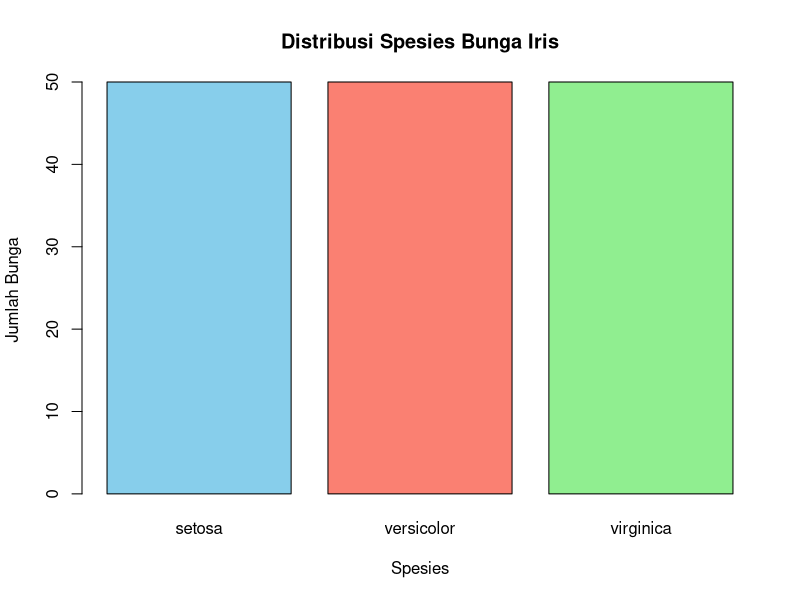
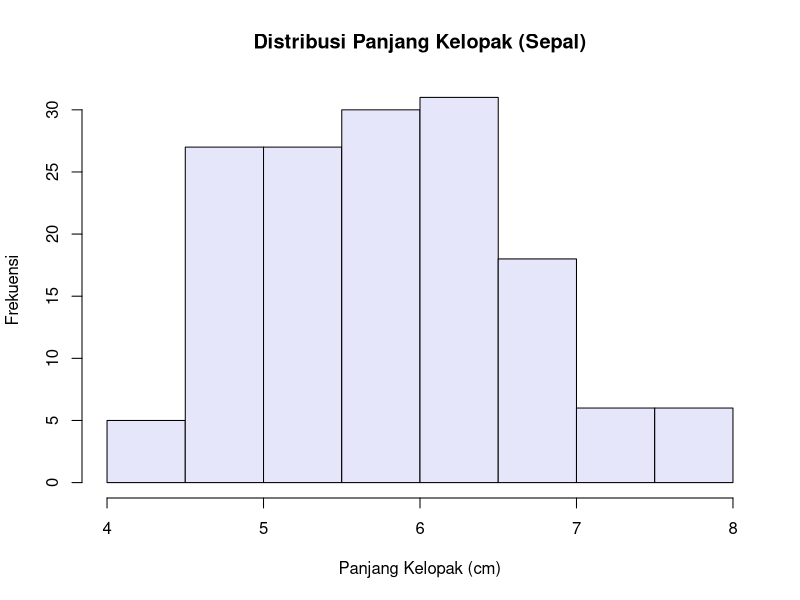
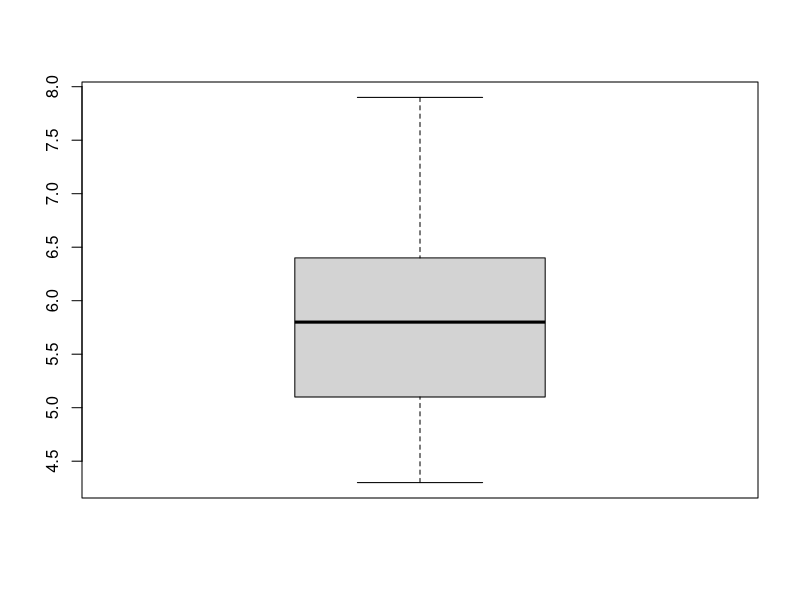
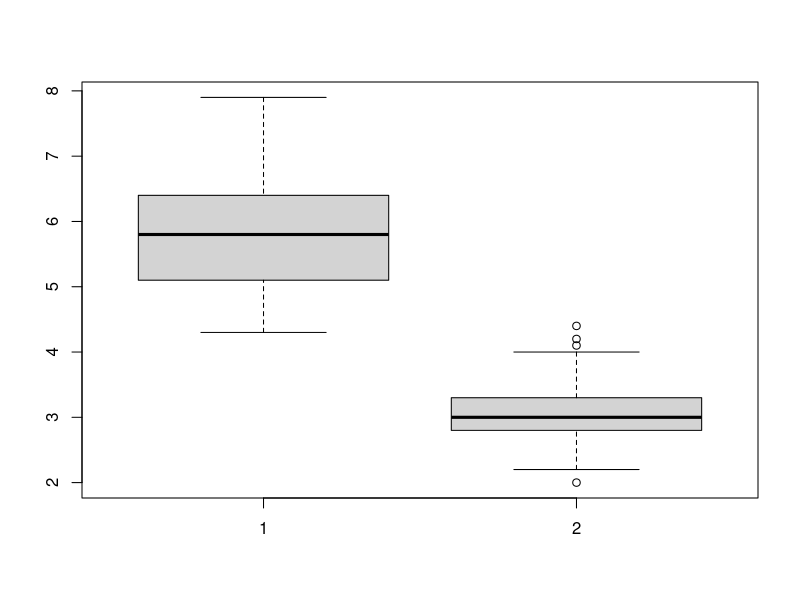
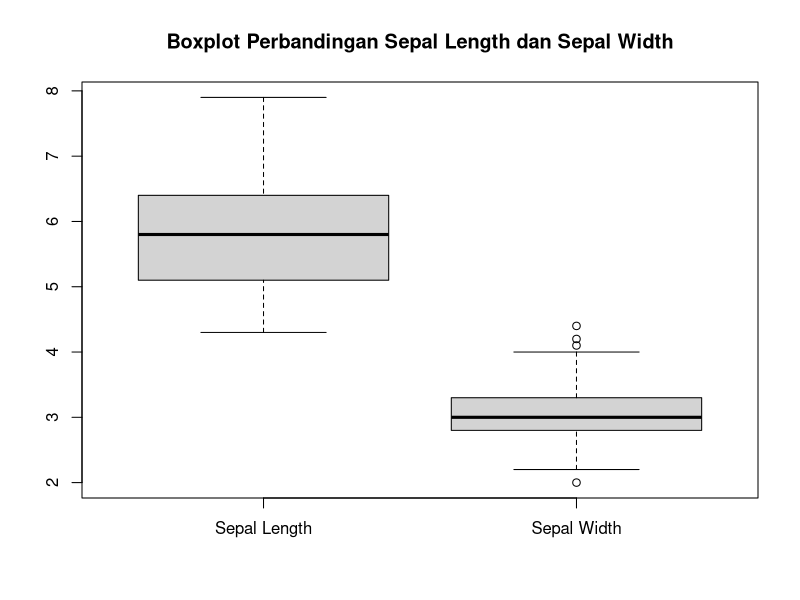
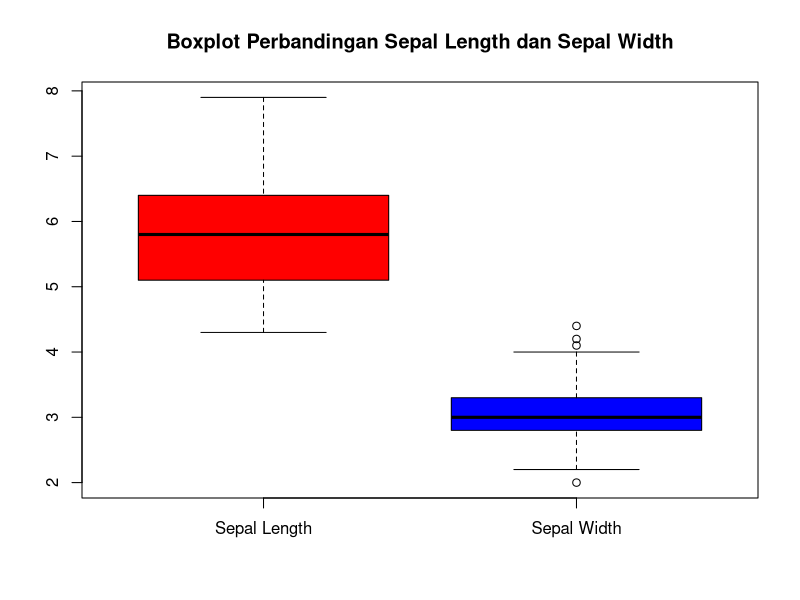
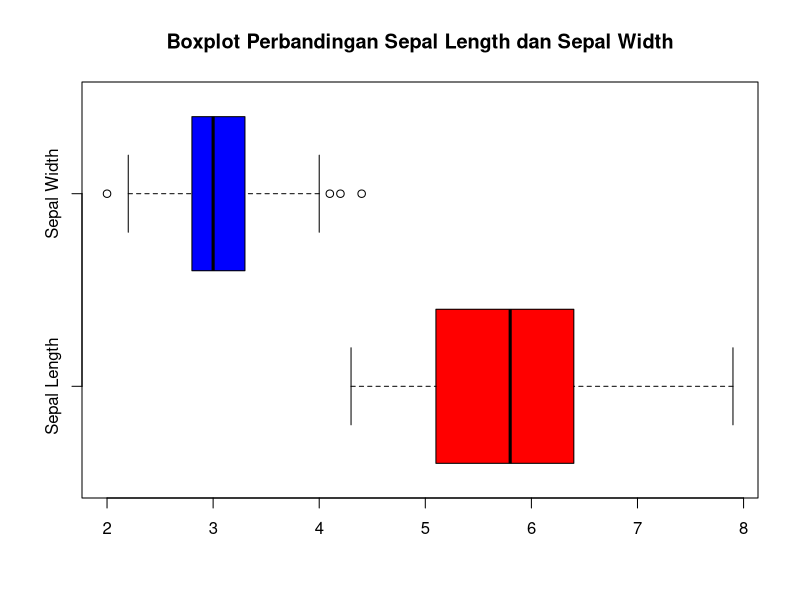
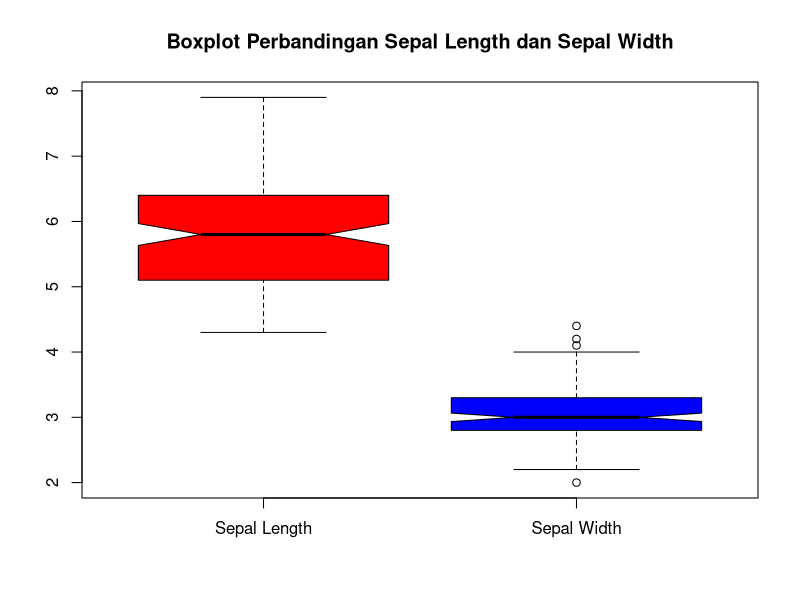

Recreate these plots in R, in order.
## ---- chunk 1
# Operasi dasar
2 * (5 + 3)

# Menyimpan hasil ke variabel
lebar_kelopak <- 2.5
panjang_kelopak <- 4.5
luas_kelopak <- lebar_kelopak * panjang_kelopak
luas_kelopak
## ---- chunk 2
# Vector berisi data numerik (lebar kelopak dari 3 bunga)
kumpulan_lebar <- c(2.5, 3.1, 2.8)
kumpulan_lebar

# Vector berisi data teks/karakter (nama spesies)
kumpulan_spesies <- c("setosa", "versicolor", "virginica")
kumpulan_spesies
## ---- chunk 3
# Memuat dataset (sebenarnya sudah aktif, tapi ini cara memastikannya)
data("iris")

# Melihat 6 baris pertama dari data
head(iris)
## ---- chunk 4
# Melihat struktur data: jumlah baris, kolom, nama kolom, dan tipe datanya
str(iris)
## ---- chunk 5
summary(iris)
## ---- chunk 6
# Rata-rata panjang kelopak (Sepal.Length)
mean(iris$Sepal.Length)

# Standar deviasi panjang kelopak
sd(iris$Sepal.Length)

# Nilai minimum dan maksimum
min(iris$Sepal.Length)
max(iris$Sepal.Length)
## ---- chunk 7
# Membuat data frame baru yang hanya berisi spesies 'virginica'
iris_virginica <- subset(iris, Species == "virginica")

# Melihat 6 baris pertama dari data baru kita
head(iris_virginica)
## ---- chunk 8
# Membuat data frame baru yang hanya berisi bunga dengan Sepal.Length > 7.0
iris_panjang <- subset(iris, Sepal.Length > 7.0)

# Melihat hasilnya
iris_panjang
## ---- chunk 9
tabel_spesies <- table(iris$Species)
tabel_spesies
## ---- chunk 10
barplot(tabel_spesies, 
        main = "Distribusi Spesies Bunga Iris",
        xlab = "Spesies",
        ylab = "Jumlah Bunga",
        col = c("skyblue", "salmon", "lightgreen"))
## ---- chunk 11
hist(iris$Sepal.Length,
     main = "Distribusi Panjang Kelopak (Sepal)",
     xlab = "Panjang Kelopak (cm)",
     ylab = "Frekuensi",
     col = "lavender")
## ---- chunk 12
df1 <- iris
## ---- chunk 13
boxplot(df1$Sepal.Length) #1 variabel
## ---- chunk 14
boxplot(df1$Sepal.Length, df1$Sepal.Width) #2 variabel atau lebih
## ---- chunk 15
boxplot(df1$Sepal.Length, df1$Sepal.Width,
        main = "Boxplot Perbandingan Sepal Length dan Sepal Width",
        names = c("Sepal Length", "Sepal Width")) #tambahkan judul dan xlabel
## ---- chunk 16
boxplot(df1$Sepal.Length, df1$Sepal.Width,
        main = "Boxplot Perbandingan Sepal Length dan Sepal Width",
        names = c("Sepal Length", "Sepal Width"),
        col = c("red", "blue")) #ganti warna
## ---- chunk 17
boxplot(df1$Sepal.Length, df1$Sepal.Width,
        main = "Boxplot Perbandingan Sepal Length dan Sepal Width",
        names = c("Sepal Length", "Sepal Width"),
        col = c("red", "blue"),
        horizontal = TRUE) #rotate jadi horizontal
## ---- chunk 18
boxplot(df1$Sepal.Length, df1$Sepal.Width,
        main = "Boxplot Perbandingan Sepal Length dan Sepal Width",
        names = c("Sepal Length", "Sepal Width"),
        col = c("red", "blue"),
        notch = TRUE) # jadi "mengerucut" di sekitar median
## ---- chunk 19
boxplot(df1$Sepal.Length ~ df1$Species)
## ---- chunk 20
boxplot(Sepal.Length ~ Species, data = df1)
## ---- chunk 21
boxplot(df1$Sepal.Length ~ df1$Species, 
        main = "Perbandingan Sepal Length berdasarkan Species",
        xlab = "Species",
        ylab = "Sepal Length",
        col = c("blue","yellow","red"))
## ---- chunk 22
plot(df1)
## ---- chunk 23
plot(df1$Sepal.Length, df1$Sepal.Width)
## ---- chunk 24
plot(df1$Sepal.Length, df1$Sepal.Width, 
     main = "Ini Judul grafiknya")
## ---- chunk 25
plot(df1$Sepal.Length, df1$Sepal.Width, 
     main = "Ini Judul grafiknya",
     xlab = "Sumbu X",
     ylab = "Sumbu Y")
## ---- chunk 26
plot(df1$Sepal.Length, df1$Sepal.Width,
     main = "Scatter Plot Sepal Length dengan Sepal Width",
     xlab = "Sepal Length",
     ylab = "Sepal Width",
     col = "blue")
## ---- chunk 27
?stem
View(ChickWeight) #data dari r
stem(ChickWeight$weight)
hist(ChickWeight$weight) #buat perbandingan
## ---- chunk 28
min(ChickWeight$weight) #cek nilai minimumnya
max(ChickWeight$weight) #cek maxnya
## ---- chunk 29
stem(ChickWeight$weight, scale = 5) 
stem(ChickWeight$weight, width = 100) 
## ---- chunk 30
?dotchart
View(mtcars)
## ---- chunk 31
dotchart(mtcars$mpg)
## ---- chunk 32
dotchart(mtcars$mpg, labels = row.names(mtcars),
         cex = 0.9, xlab = "mpg",
         main = "Persebaran Jarak Yang Dapat Ditempuh Per Galon")
## ---- chunk 33
grps <- as.factor(mtcars$cyl)
my_cols <- c("blue", "darkgreen", "orange")
dotchart(mtcars$mpg, labels = row.names(mtcars),
         groups = grps, gcolor = my_cols,
         color = my_cols[grps],
         cex = 0.9,  pch = 22, xlab = "mpg",
         main = "Persebaran Jarak Yang Dapat Ditempuh Per Galon Berdasarkan Jumlah Silinder")
legend("bottomright", legend = c("4","6", "6"),
       fill = my_cols, cex = 0.8)
## ---- chunk 34
data()
## ---- chunk 35
?iris
## ---- chunk 36
data(package = "datasets")
## ---- chunk 37
data("nhtemp")
## ---- chunk 38
View(nhtemp)
nhtemp
## ---- chunk 39
plot(nhtemp)
## ---- chunk 40
df_nhtemp <- data.frame(Time=time(nhtemp),
                        Temp=as.matrix(nhtemp))
## ---- chunk 41
View(df_nhtemp)
df_nhtemp
## ---- chunk 42
plot(df_nhtemp$Time, df_nhtemp$Temp, type="l")
## ---- chunk 43
plot(df_nhtemp$Time, df_nhtemp$Temp, type="l",
     xlab="Time", ylab="Temp",
     main="Average Yearly Temperature in New Haven")
## ---- chunk 44
library(ggplot2)
## ---- chunk 45
data(package = "ggplot2")
## ---- chunk 46
data("economics", package = "ggplot2")
## ---- chunk 47
df2 <- economics
## ---- chunk 48
View(df2)
df2
## ---- chunk 49
ls(df2)
## ---- chunk 50
plot(df2$date, df2$unemploy,
     type = "l",
     col = "red")
## ---- chunk 51
ggplot(df2, aes(x = date, y = unemploy))
## ---- chunk 52
ggplot(df2, aes(x = date, y = unemploy)) + 
  geom_line()
## ---- chunk 53
2 + 3
## ---- chunk 54
hasil_jumlah <- 2 + 3
## ---- chunk 55
hasil_jumlah
## ---- chunk 56
tren_pengangguran <- ggplot(df2, aes(x = date, y = unemploy)) + 
  geom_line()
## ---- chunk 57
tren_pengangguran
## ---- chunk 58
ggplot(df2, aes(x = date, y = unemploy)) + 
  geom_line() + 
  labs(
    title = "Line Chart Tahun dengan Jumlah Pengangguran",
    x = "Tahun",
    y = "Jumlah Pengangguran"
  )
## ---- chunk 59
ggplot(df1, aes(x = Sepal.Length, y = Sepal.Width)) + 
  geom_point()
## ---- chunk 60
ggplot(df1, aes(x = Sepal.Length, y = Sepal.Width, color = Species)) + 
  geom_point()
## ---- chunk 61
ggplot(df1, aes(x = Sepal.Length, y = Sepal.Width, color = Species)) + 
  geom_point() + 
  labs(
    title = "Scatter Plot Sepal Length vs Sepal Width",
    x = "Sepal Length",
    y = "Sepal Width",
    color = "Species Names"
  )
## ---- chunk 62
ggplot(df1, aes(x = Petal.Length, y = Petal.Width, color = Species)) + 
  geom_point() + 
  labs(
    title = "Scatter Plot Petal Length vs Petal Width",
    x = "Petal Length",
    y = "Petal Width",
    color = "Species Names"
  )
## ---- chunk 63
data()
## ---- chunk 64
data(package = "datasets")
## ---- chunk 65
data("mtcars", package = "datasets")
## ---- chunk 66
df3 <- mtcars
## ---- chunk 67
View(df3)
df3
## ---- chunk 68
ls(df3)
## ---- chunk 69
df3$cyl
## ---- chunk 70
ggplot(df3, aes(x = cyl)) + 
  geom_bar()
## ---- chunk 71
ggplot(df3, aes(x = cyl, fill = "red")) + 
  geom_bar()
## ---- chunk 72
ggplot(df3, aes(x = cyl, fill = "red")) + 
  geom_bar(width = 1)
## ---- chunk 73
cyl_freq <- data.frame(table(df3$cyl, dnn="cyl"))
## ---- chunk 74
View(cyl_freq)
cyl_freq
## ---- chunk 75
ggplot(cyl_freq, aes(x = cyl, y = Freq)) + 
  geom_col()
## ---- chunk 76
ggplot(cyl_freq, aes(x = cyl, y = Freq, fill = "red")) + 
  geom_col(width = 0.5)
## ---- chunk 77
ggplot(df3, aes(x = factor(1), fill = factor(cyl))) + 
  geom_bar(width = 1) + 
  coord_polar(theta = "y")
## ---- chunk 78
ggplot(df3, aes(x = factor(1), fill = factor(cyl))) + 
  geom_bar(width = 1) + 
  coord_polar(theta = "y") +
  labs(
    title = "Banyaknya Silinder di Mobil (dari Motor Trend, 1974)",
    x = "",
    y = "",
    fill = "cyl (banyaknya silinder)"
  )
## ---- chunk 79
ggplot(cyl_freq, aes(x = factor(1), y = Freq, fill = factor(cyl))) + 
  geom_col() +
  coord_polar(theta = "y")
## ---- chunk 80
ggplot(cyl_freq, aes(x = factor(1), y = Freq, fill = factor(cyl))) + 
  geom_col() +
  coord_polar(theta = "y") +
  labs(
    title = "Pie Chart Banyaknya Silinder dari Tabel Frekuensi",
    x = "",
    y = "",
    fill = "cyl (banyaknya silinder)"
  )
## ---- chunk 81
ggplot(df1, aes(x = Sepal.Length)) + 
  geom_histogram()
## ---- chunk 82
ggplot(df1, aes(x = Sepal.Length)) + 
  geom_histogram(binwidth = 0.5)
## ---- chunk 83
ggplot(df1, aes(x = Sepal.Length)) + 
  geom_histogram(binwidth = 0.5, fill = "skyblue", color = "black")
## ---- chunk 84
ggplot(df1, aes(x = Species, y = Sepal.Length)) + 
  geom_boxplot()
## ---- chunk 85
ggplot(df1, aes(x = Species, y = Sepal.Length)) + 
  geom_boxplot(fill = "skyblue", color = "black")
